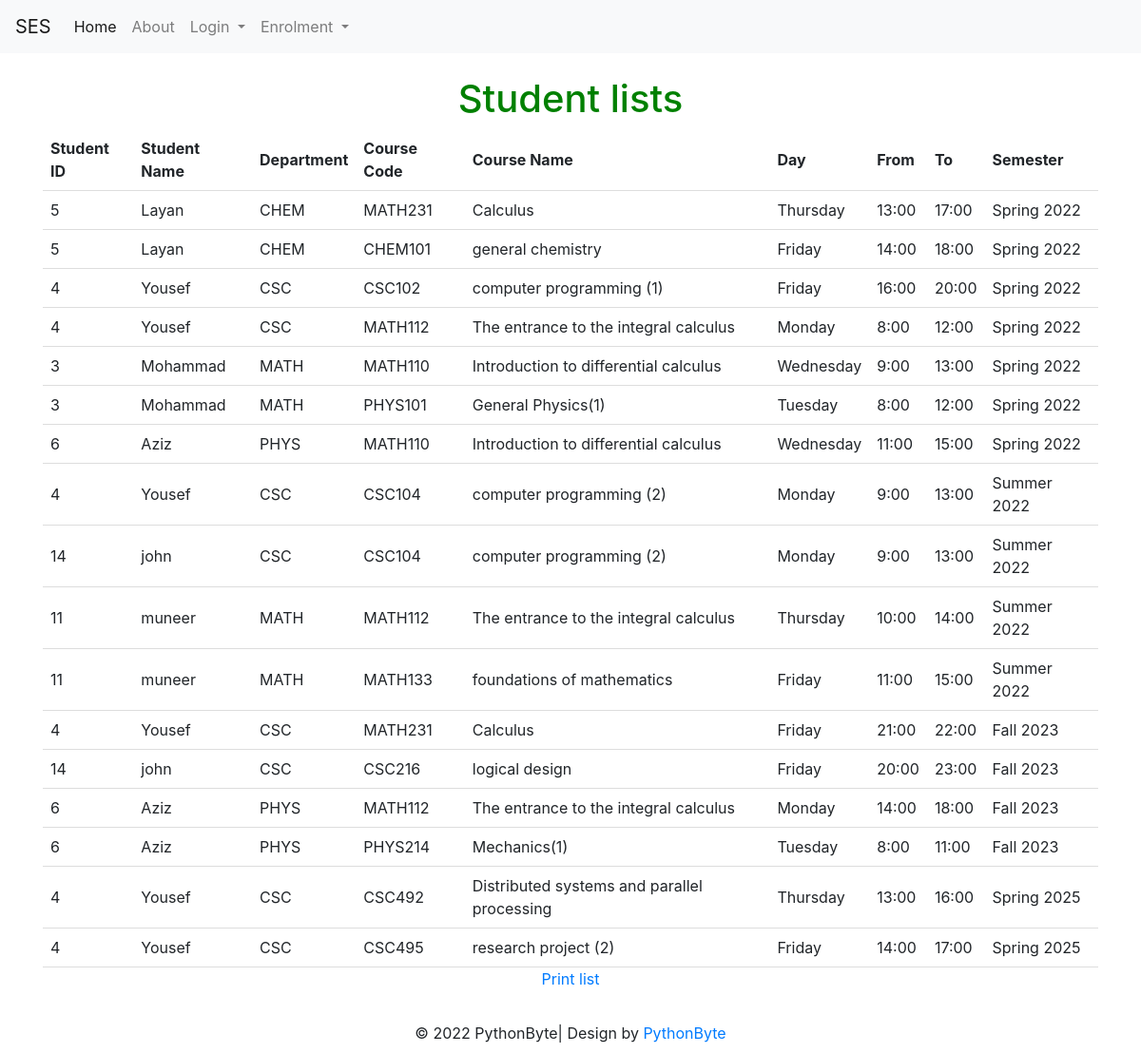
Screenshot of /student_lists (signed in) with the database file from the repository.
### tables this page shows
CREATE TABLE Time_table (course_id INTEGER, user_id INTEGER, time_table_id INTEGER PRIMARY KEY AUTOINCREMENT UNIQUE, Day_id INTEGER, fromT TIME, toT TIME, SEM INTEGER, complete BOOLEAN);

CREATE TABLE dep (dep_id INTEGER PRIMARY KEY UNIQUE NOT NULL, dep_name CHAR (10) NOT NULL);

CREATE TABLE course (course_id INTEGER NOT NULL PRIMARY KEY AUTOINCREMENT UNIQUE, course_name [nchar] (10), course_descr [nchar] (10), course_code [nchar] (10), dep_id [int], plan_id [int], level_id [int], credit INTEGER, Day_id REFERENCES Day (Day_id), fromT TIME, toT TIME, loc_id INTEGER, SEM INTEGER DEFAULT (223), lec_id INTEGER);

CREATE TABLE Day (Day_id INTEGER PRIMARY KEY, Day_Decs CHAR);

CREATE TABLE semester (sem_id INTEGER PRIMARY KEY, sem_dec VARCHAR);

### models.py (models this page shows)
class User(UserMixin, db.Model):
    id = db.Column(db.Integer, primary_key=True)
    email = db.Column(db.String(100), unique=True)
    password = db.Column(db.String(100))
    name = db.Column(db.String(1000))
    dep_id =  db.Column(db.Integer)
    rol_id =  db.Column(db.Integer)

### student_lists.py (the view)
@student_lists.route('/student_lists', methods=['GET', 'POST'])
def student_listsf():
                user_id = current_user.id
                print(user_id)
                con = sqlite3.connect("instance/db.sqlite")
                cur = con.cursor()
                con.commit()
                cur.execute("SELECT * from student_list" )
                data2 = cur.fetchall()
                con.commit()
                con.close()
                return render_template('student_lists.html',data2=data2, idd = current_user.id,name= current_user.name)

### templates/student_lists.html (shortened to what this page needs)
{% extends "base.html" %}
{% block content %}
  <h1>Student lists</h1>
  <form method="post" action="/student_listsf">
    <table id="table_to_highlight" style="width:100%">
        <thead>
          <tr>
            <th>Student ID</th>
            <th>Student Name</th>
            <th>Department</th>
            <th>Course Code</th>
            <th>Course Name</th>
            <th>Day</th>
            <th>From</th>
            <th>To</th>
            <th>Semester</th>
          </tr>
          </thead>
          <tbody>
           {% for row in data2 %}
                  <tr>
                      <td>{{row[0]}}</td>
                      <td>{{row[1]}}</td>
                      <td>{{row[2]}}</td>
                      <td>{{row[3]}}</td>
                      <td>{{row[4]}}</td>
                      <td>{{row[5]}}</td>
                      <td>{{row[6]}}</td>
                      <td>{{row[7]}}</td>
                      <td>{{row[8]}}</td>
                  </tr>
              {% endfor %}
          </tbody>
      </table>
      <p>
        <a href="{{ url_for('student_lists.download_report', iddc = current_user.id) }}">Print list</a>
    </p>
</form>
{% endblock %}

### templates/student_lists.html (style rules this page uses)
body { text-align: center; }
h1 { color: green; }
table { border-collapse: collapse; width: 100%; }
th, td { padding: 8px; text-align: left; border-bottom: 1px solid #ddd; }

### rows the page displays
Time_table: user "5", name "Layan", dep_name "CHEM", course_code "MATH231", course_name "Calculus", Day_Decs "Thursday", fromT "13:00", toT "17:00", sem_dec "Spring 2022"
Time_table: user "5", name "Layan", dep_name "CHEM", course_code "CHEM101", course_name "general chemistry", Day_Decs "Friday", fromT "14:00", toT "18:00", sem_dec "Spring 2022"
Time_table: user "4", name "Yousef", dep_name "CSC", course_code "CSC102", course_name "computer programming (1)", Day_Decs "Friday", fromT "16:00", toT "20:00", sem_dec "Spring 2022"
Time_table: user "4", name "Yousef", dep_name "CSC", course_code "MATH112", course_name "The entrance to the integral calculus", Day_Decs "Monday", fromT "8:00", toT "12:00", sem_dec "Spring 2022"
Time_table: user "3", name "Mohammad", dep_name "MATH", course_code "MATH110", course_name "Introduction to differential calculus", Day_Decs "Wednesday", fromT "9:00", toT "13:00", sem_dec "Spring 2022"
Time_table: user "3", name "Mohammad", dep_name "MATH", course_code "PHYS101", course_name "General Physics(1)", Day_Decs "Tuesday", fromT "8:00", toT "12:00", sem_dec "Spring 2022"
Time_table: user "6", name "Aziz", dep_name "PHYS", course_code "MATH110", course_name "Introduction to differential calculus", Day_Decs "Wednesday", fromT "11:00", toT "15:00", sem_dec "Spring 2022"
Time_table: user "4", name "Yousef", dep_name "CSC", course_code "CSC104", course_name "computer programming (2)", Day_Decs "Monday", fromT "9:00", toT "13:00", sem_dec "Summer 2022"
Time_table: user "14", name "john", dep_name "CSC", course_code "CSC104", course_name "computer programming (2)", Day_Decs "Monday", fromT "9:00", toT "13:00", sem_dec "Summer 2022"
Time_table: user "11", row "muneer", dep_name "MATH", course_code "MATH112", course_name "The entrance to the integral calculus", Day_Decs "Thursday", fromT "10:00", toT "14:00", sem_dec "Summer 2022"
Time_table: user "11", row "muneer", dep_name "MATH", course_code "MATH133", course_name "foundations of mathematics", Day_Decs "Friday", fromT "11:00", toT "15:00", sem_dec "Summer 2022"
Time_table: user "4", name "Yousef", dep_name "CSC", course_code "MATH231", course_name "Calculus", Day_Decs "Friday", fromT "21:00", toT "22:00", sem_dec "Fall 2023"
Time_table: user "14", name "john", dep_name "CSC", course_code "CSC216", course_name "logical design", Day_Decs "Friday", fromT "20:00", toT "23:00", sem_dec "Fall 2023"
Time_table: user "6", name "Aziz", dep_name "PHYS", course_code "MATH112", course_name "The entrance to the integral calculus", Day_Decs "Monday", fromT "14:00", toT "18:00", sem_dec "Fall 2023"
Time_table: user "6", name "Aziz", dep_name "PHYS", course_code "PHYS214", course_name "Mechanics(1)", Day_Decs "Tuesday", fromT "8:00", toT "11:00", sem_dec "Fall 2023"
Time_table: user "4", name "Yousef", dep_name "CSC", course_code "CSC492", course_name "Distributed systems and parallel processing", Day_Decs "Thursday", fromT "13:00", toT "16:00", sem_dec "Spring 2025"
Time_table: user "4", name "Yousef", dep_name "CSC", course_code "CSC495", course_name "research project (2)", Day_Decs "Friday", fromT "14:00", toT "17:00", sem_dec "Spring 2025"
